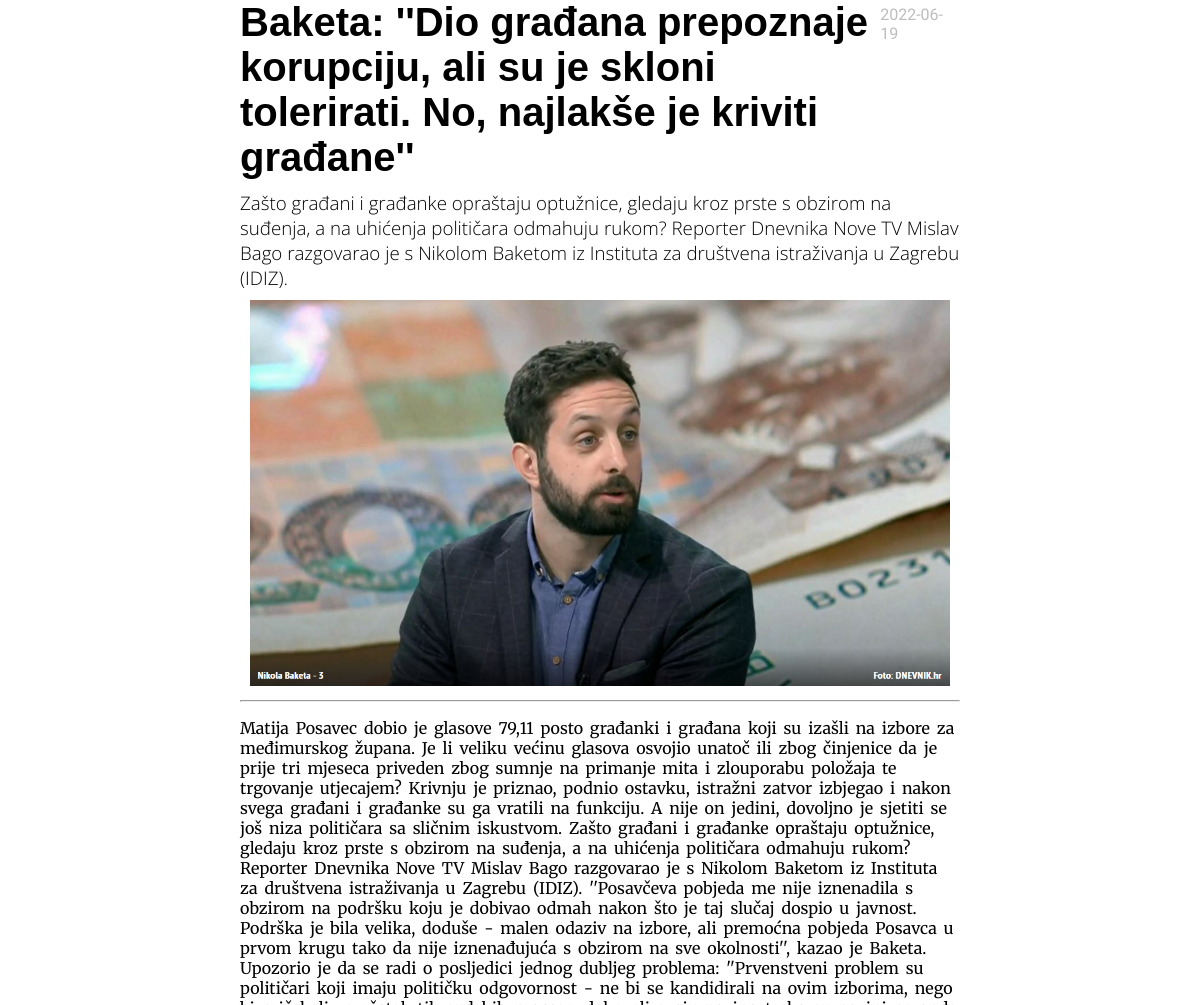
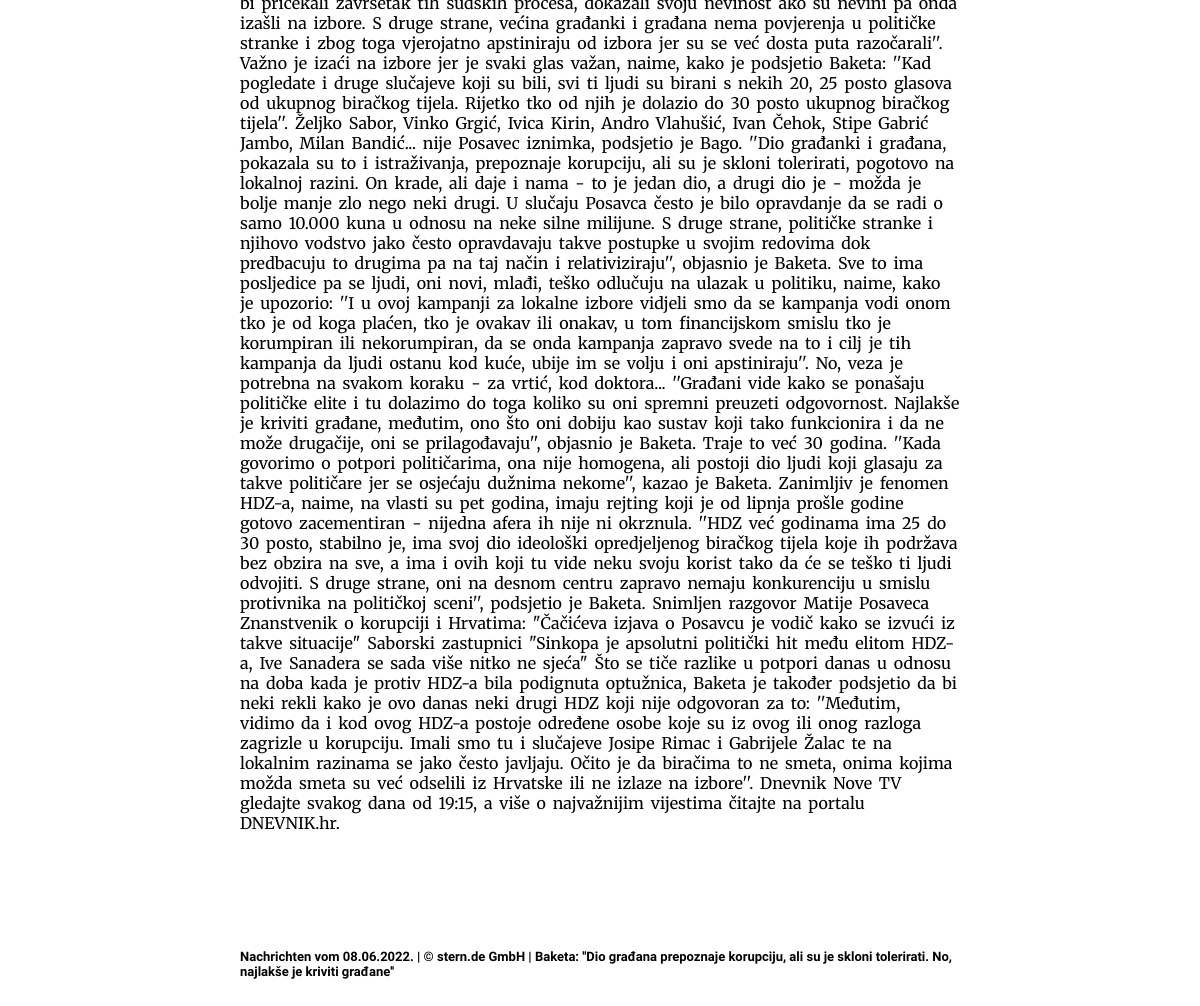
/clanak.php?id=41, run on the app's committed database (2 pictures, top to bottom).
### tables this page shows
CREATE TABLE `article` (
  `id` int(11) NOT NULL AUTO_INCREMENT,
  `title` varchar(200) NOT NULL,
  `dateEdited` date DEFAULT NULL,
  `shortDescription` varchar(500) DEFAULT NULL,
  `photoPath` varchar(150) DEFAULT NULL,
  `content` mediumtext DEFAULT NULL,
  `categoryId` int(11) DEFAULT NULL,
  `archived` int(11) DEFAULT NULL,
  PRIMARY KEY (`id`),
  KEY `fk_categoryId` (`categoryId`),
  CONSTRAINT `fk_categoryId` FOREIGN KEY (`categoryId`) REFERENCES `category` (`id`)
);

### connection.php (called while the page is built, shortened)
<?php
    function connect() {
        $servername = "localhost";
        $username = "root";
        $password = "";
        $db_name = "stern";
        $mysqli  = new mysqli($servername, $username, $password, $db_name);
        $mysqli->set_charset("utf8");
        return $mysqli;
    }
    function fetch_article($article_id) {
        $mysqli = connect();
        $id = $title = $date = $description = $photo_path = $text = $category_id = '';
        $sql_query = "SELECT id, title, dateEdited, shortDescription, photoPath, content, categoryId FROM article
                WHERE id=?";
        $stmt = $mysqli->prepare($sql_query);
        $stmt->bind_param('i', $article_id);
        $stmt->execute();
        $stmt->bind_result($id, $title, $date, $description, $photo_path, $text, $category_id);
        $category_name = get_category_name($category_id);
        return new Article($article_id, $title, $date, $description,
                $photo_path, $text, $category_name, 0);
    }
    function get_category_name($category_id) {
        $mysqli = connect();
        $category_name = 0;
        $sql_query = "SELECT categoryName FROM category WHERE id=?";
        $stmt = $mysqli->prepare($sql_query);
        $stmt->bind_param('s', $category_name);
        $stmt->execute();
        $stmt->bind_result($category_id);
        if($stmt->fetch()) {
            return $category_id;
        }
        return false;
    }
    class Article {
        function __construct($id, $title, $date, $description, $photo_path, $text,
            $category, $archive_status) {
            $this->title = $title;
            $this->date = $date;
            $this->description = $description;
            $this->photo_path = $photo_path;
            $this->text = $text;
        }
    }
?>

### clanak.php (the view, shortened to what this page needs)
<!DOCTYPE html>
<html lang="de">
<head>
    <link rel="stylesheet" href="resources/style.css">
</head>
<body>
<?php
    include "connection.php";
    $article_id = $_GET['id'];
    $article = fetch_article($article_id);
?>
<main>
    <article>
        <div class="article-heading-container">
            <h2 class="article-heading"><?php echo "$article->title";?></h2>
            <h4 class="article-date"><?php echo "$article->date";?></h4>
        </div>
        <h3 class="article-description"><?php echo "$article->description";?></h3>
        <figure class="article-img-container">
            <img src="<?php echo "$article->photo_path";?>" alt="Article photo">
        </figure><hr>
        <p class="article-paragraph"><?php echo "$article->text";?></p>
    </article>
</main>
<footer>
    <h6 class="footer-text">Nachrichten vom 08.06.2022. | © stern.de GmbH | <?php echo "$article->title";?></h6>
</footer>
</body>
</html>

### resources/style.css (style rules this page uses)
body { width: 60%; margin: auto; }
.footer-text { font-size: 13px; font-family: 'Assistant', sans-serif; font-weight: 700; margin-top: 100px; }
footer { display: flex; justify-content: center; }
.article-heading { font-family: 'Raleway', sans-serif; font-weight: bolder; font-size: 40px; margin: 0; width: 90%; }
.article-date { margin: 5px 0; color: #bdbdbd; font-family: 'Assistant', sans-serif; font-weight: lighter; }
.article-description { font-family: 'Open Sans', sans-serif; font-weight: lighter; margin: 10px 0 0 0; }
.article-paragraph { font-family: 'Merriweather', serif; word-spacing: 3px; }
.article-img-container { margin: 10px; }
.article-img-container img { width: 100%; }
.article-heading-container { display: flex; justify-content: space-between; }

### data on the page
article: title "Baketa: ''Dio građana prepoznaje korupciju, ali su je skloni tolerirati. No, najlakše je kriviti građane''", dateEdited "2022-06-19", shortDescription "Zašto građani i građanke opraštaju optužnice, gledaju kroz prste s obzirom na suđenja, a na uhićenja političara odmahuju rukom? Reporter Dnevnika Nove TV Mislav Bago razgovarao je s Nikolom Baketom iz Instituta za društvena istraživanja u Zagrebu (IDIZ).", photoPath (picture), content "Matija Posavec dobio je glasove 79,11 posto građanki i građana koji su izašli na izbore za međimurskog župana. Je li veliku većinu glasova osvojio unatoč ili zbog činjenice da je prije tri mjeseca priveden zbog sumnje na primanje mita i zlouporabu položaja te trgovanje utjecajem? Krivnju je priznao, podnio ostavku, istražni zatvor izbjegao i nakon svega građani i građanke su ga vratili na funkciju. A nije on jedini, dovoljno je sjetiti se još niza političara sa sličnim iskustvom. Zašto građani i građanke opraštaju optužnice, gledaju kroz prste s obzirom na suđenja, a na uhićenja političara odmahuju rukom? Reporter Dnevnika Nove TV Mislav Bago razgovarao je s Nikolom Baketom iz Instituta za…"
